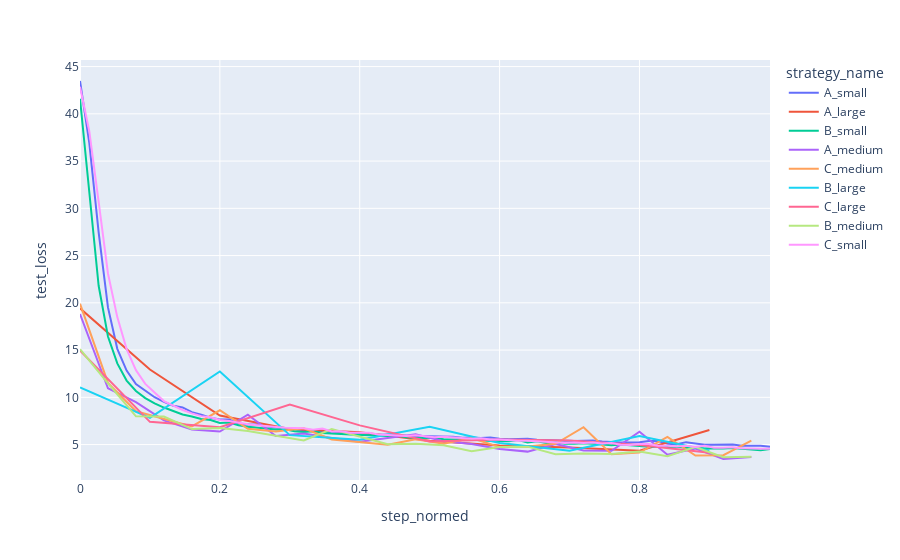

The notebook cell this image was saved under:
### Code cell
px.line(losses_df, x='step_normed', y='test_loss', color='strategy_name')

### Figure 1 — Plotly figure (JSON) as saved in the notebook; plotly's stock layout.template omitted (floating-point values rounded to 4 significant figures)
{"data": [{"hovertemplate": "strategy_name=A_small<br>step_normed=%{x}<br>test_loss=%{y}<extra></extra>", "legendgroup": "A_small", "line": {"color": "#636efa", "dash": "solid"}, "marker": {"symbol": "circle"}, "mode": "lines", "name": "A_small", "orientation": "v", "showlegend": true, "type": "scatter", "x": [0, 0.01333, 0.02667, 0.04, 0.05333, 0.06667, 0.08, 0.09333, 0.1067, 0.12, 0.1333, 0.1467, 0.16, 0.1733, 0.1867, 0.2, 0.2133, 0.2267, 0.24, 0.2533, 0.2667, 0.28, 0.2933, 0.3067, 0.32, 0.3333, 0.3467, 0.36, 0.3733, 0.3867, 0.4, 0.4133, 0.4267, 0.44, 0.4533, 0.4667, 0.48, 0.4933, 0.5067, 0.52, 0.5333, 0.5467, 0.56, 0.5733, 0.5867, 0.6, 0.6133, 0.6267, 0.64, 0.6533, 0.6667, 0.68, 0.6933, 0.7067, 0.72, 0.7333, 0.7467, 0.76, 0.7733, 0.7867, 0.8, 0.8133, 0.8267, 0.84, 0.8533, 0.8667, 0.88, 0.8933, 0.9067, 0.92, 0.9333, 0.9467, 0.96, 0.9733, 0.9867], "xaxis": "x", "y": [43.47, 36.89, 27.46, 19.52, 15.13, 12.83, 11.41, 10.68, 10.01, 9.528, 9.115, 8.927, 8.431, 8.155, 7.837, 7.656, 7.649, 7.238, 7.12, 7.125, 6.909, 6.803, 6.755, 6.614, 6.529, 6.503, 6.367, 6.354, 6.282, 6.24, 6.218, 6.128, 6.041, 6.066, 5.975, 5.927, 5.898, 5.868, 5.851, 5.784, 5.831, 5.713, 5.746, 5.696, 5.738, 5.628, 5.557, 5.589, 5.61, 5.516, 5.472, 5.47, 5.391, 5.377, 5.412, 5.427, 5.334, 5.243, 5.229, 5.228, 5.258, 5.377, 5.37, 5.079, 5.048, 5.259, 5.11, 4.992, 4.971, 4.976, 5.004, 4.872, 4.884, 4.873, 4.774], "yaxis": "y"}, {"hovertemplate": "strategy_name=A_large<br>step_normed=%{x}<br>test_loss=%{y}<extra></extra>", "legendgroup": "A_large", "line": {"color": "#EF553B", "dash": "solid"}, "marker": {"symbol": "circle"}, "mode": "lines", "name": "A_large", "orientation": "v", "showlegend": true, "type": "scatter", "x": [0, 0.1, 0.2, 0.3, 0.4, 0.5, 0.6, 0.7, 0.8, 0.9], "xaxis": "x", "y": [19.42, 12.94, 8.072, 6.653, 6.315, 5.397, 4.893, 4.683, 4.356, 6.535], "yaxis": "y"}, {"hovertemplate": "strategy_name=B_small<br>step_normed=%{x}<br>test_loss=%{y}<extra></extra>", "legendgroup": "B_small", "line": {"color": "#00cc96", "dash": "solid"}, "marker": {"symbol": "circle"}, "mode": "lines", "name": "B_small", "orientation": "v", "showlegend": true, "type": "scatter", "x": [0, 0.01333, 0.02667, 0.04, 0.05333, 0.06667, 0.08, 0.09333, 0.1067, 0.12, 0.1333, 0.1467, 0.16, 0.1733, 0.1867, 0.2, 0.2133, 0.2267, 0.24, 0.2533, 0.2667, 0.28, 0.2933, 0.3067, 0.32, 0.3333, 0.3467, 0.36, 0.3733, 0.3867, 0.4, 0.4133, 0.4267, 0.44, 0.4533, 0.4667, 0.48, 0.4933, 0.5067, 0.52, 0.5333, 0.5467, 0.56, 0.5733, 0.5867, 0.6, 0.6133, 0.6267, 0.64, 0.6533, 0.6667, 0.68, 0.6933, 0.7067, 0.72, 0.7333, 0.7467, 0.76, 0.7733, 0.7867, 0.8, 0.8133, 0.8267, 0.84, 0.8533, 0.8667, 0.88, 0.8933, 0.9067, 0.92, 0.9333, 0.9467, 0.96, 0.9733, 0.9867], "xaxis": "x", "y": [41.59, 32.0, 21.8, 16.44, 13.59, 11.77, 10.67, 9.925, 9.37, 8.919, 8.512, 8.178, 7.98, 7.703, 7.599, 7.279, 7.334, 7.052, 6.879, 6.775, 6.731, 6.607, 6.628, 6.421, 6.342, 6.416, 6.227, 6.212, 6.13, 6.07, 6.008, 5.997, 5.929, 5.9, 5.964, 5.765, 5.694, 5.71, 5.689, 5.568, 5.559, 5.555, 5.509, 5.453, 5.383, 5.413, 5.364, 5.475, 5.231, 5.35, 5.172, 5.208, 5.077, 5.1, 5.138, 5.089, 5.02, 4.937, 5.002, 4.901, 4.88, 4.775, 4.806, 4.735, 4.771, 4.655, 4.71, 4.592, 4.621, 4.582, 4.642, 4.572, 4.457, 4.408, 4.539], "yaxis": "y"}, {"hovertemplate": "strategy_name=A_medium<br>step_normed=%{x}<br>test_loss=%{y}<extra></extra>", "legendgroup": "A_medium", "line": {"color": "#ab63fa", "dash": "solid"}, "marker": {"symbol": "circle"}, "mode": "lines", "name": "A_medium", "orientation": "v", "showlegend": true, "type": "scatter", "x": [0, 0.04, 0.08, 0.12, 0.16, 0.2, 0.24, 0.28, 0.32, 0.36, 0.4, 0.44, 0.48, 0.52, 0.56, 0.6, 0.64, 0.68, 0.72, 0.76, 0.8, 0.84, 0.88, 0.92, 0.96], "xaxis": "x", "y": [18.82, 10.96, 9.493, 7.566, 6.586, 6.378, 8.173, 5.912, 6.166, 5.691, 5.305, 5.714, 6.099, 5.344, 5.053, 4.533, 4.256, 5.057, 4.381, 4.341, 6.364, 3.926, 4.573, 3.475, 3.674], "yaxis": "y"}, {"hovertemplate": "strategy_name=C_medium<br>step_normed=%{x}<br>test_loss=%{y}<extra></extra>", "legendgroup": "C_medium", "line": {"color": "#FFA15A", "dash": "solid"}, "marker": {"symbol": "circle"}, "mode": "lines", "name": "C_medium", "orientation": "v", "showlegend": true, "type": "scatter", "x": [0, 0.04, 0.08, 0.12, 0.16, 0.2, 0.24, 0.28, 0.32, 0.36, 0.4, 0.44, 0.48, 0.52, 0.56, 0.6, 0.64, 0.68, 0.72, 0.76, 0.8, 0.84, 0.88, 0.92, 0.96], "xaxis": "x", "y": [19.92, 11.53, 8.523, 7.741, 6.916, 8.633, 6.67, 6.389, 6.726, 5.542, 5.226, 4.981, 5.562, 5.079, 5.683, 4.733, 4.804, 5.09, 6.834, 3.971, 4.155, 5.808, 3.846, 3.876, 5.408], "yaxis": "y"}, {"hovertemplate": "strategy_name=B_large<br>step_normed=%{x}<br>test_loss=%{y}<extra></extra>", "legendgroup": "B_large", "line": {"color": "#19d3f3", "dash": "solid"}, "marker": {"symbol": "circle"}, "mode": "lines", "name": "B_large", "orientation": "v", "showlegend": true, "type": "scatter", "x": [0, 0.1, 0.2, 0.3, 0.4, 0.5, 0.6, 0.7, 0.8, 0.9], "xaxis": "x", "y": [11.05, 7.832, 12.74, 6.001, 5.504, 6.875, 5.161, 4.346, 5.904, 4.366], "yaxis": "y"}, {"hovertemplate": "strategy_name=C_large<br>step_normed=%{x}<br>test_loss=%{y}<extra></extra>", "legendgroup": "C_large", "line": {"color": "#FF6692", "dash": "solid"}, "marker": {"symbol": "circle"}, "mode": "lines", "name": "C_large", "orientation": "v", "showlegend": true, "type": "scatter", "x": [0, 0.1, 0.2, 0.3, 0.4, 0.5, 0.6, 0.7, 0.8, 0.9], "xaxis": "x", "y": [14.96, 7.405, 6.848, 9.245, 7.035, 5.318, 5.551, 5.444, 4.953, 4.128], "yaxis": "y"}, {"hovertemplate": "strategy_name=B_medium<br>step_normed=%{x}<br>test_loss=%{y}<extra></extra>", "legendgroup": "B_medium", "line": {"color": "#B6E880", "dash": "solid"}, "marker": {"symbol": "circle"}, "mode": "lines", "name": "B_medium", "orientation": "v", "showlegend": true, "type": "scatter", "x": [0, 0.04, 0.08, 0.12, 0.16, 0.2, 0.24, 0.28, 0.32, 0.36, 0.4, 0.44, 0.48, 0.52, 0.56, 0.6, 0.64, 0.68, 0.72, 0.76, 0.8, 0.84, 0.88, 0.92, 0.96], "xaxis": "x", "y": [15.09, 11.48, 7.995, 7.96, 6.645, 6.749, 6.43, 5.919, 5.445, 6.636, 5.826, 5.032, 5.085, 4.927, 4.293, 4.737, 4.781, 3.972, 4.063, 4.009, 4.263, 3.768, 4.745, 3.653, 3.707], "yaxis": "y"}, {"hovertemplate": "strategy_name=C_small<br>step_normed=%{x}<br>test_loss=%{y}<extra></extra>", "legendgroup": "C_small", "line": {"color": "#FF97FF", "dash": "solid"}, "marker": {"symbol": "circle"}, "mode": "lines", "name": "C_small", "orientation": "v", "showlegend": true, "type": "scatter", "x": [0, 0.01333, 0.02667, 0.04, 0.05333, 0.06667, 0.08, 0.09333, 0.1067, 0.12, 0.1333, 0.1467, 0.16, 0.1733, 0.1867, 0.2, 0.2133, 0.2267, 0.24, 0.2533, 0.2667, 0.28, 0.2933, 0.3067, 0.32, 0.3333, 0.3467, 0.36, 0.3733, 0.3867, 0.4, 0.4133, 0.4267, 0.44, 0.4533, 0.4667, 0.48, 0.4933, 0.5067, 0.52, 0.5333, 0.5467, 0.56, 0.5733, 0.5867, 0.6, 0.6133, 0.6267, 0.64, 0.6533, 0.6667, 0.68, 0.6933, 0.7067, 0.72, 0.7333, 0.7467, 0.76, 0.7733, 0.7867, 0.8, 0.8133, 0.8267, 0.84, 0.8533, 0.8667, 0.88, 0.8933, 0.9067, 0.92, 0.9333, 0.9467, 0.96, 0.9733, 0.9867], "xaxis": "x", "y": [42.88, 38.13, 30.68, 23.1, 18.49, 15.1, 12.88, 11.43, 10.5, 9.602, 9.113, 8.658, 8.298, 8.011, 7.89, 7.605, 7.496, 7.293, 7.143, 7.056, 6.953, 6.92, 6.774, 6.763, 6.739, 6.583, 6.692, 6.388, 6.418, 6.248, 6.213, 6.252, 6.078, 6.003, 5.988, 5.906, 5.982, 5.856, 5.783, 5.823, 5.757, 5.676, 5.627, 5.664, 5.545, 5.543, 5.437, 5.406, 5.398, 5.34, 5.32, 5.217, 5.179, 5.215, 5.169, 5.214, 5.126, 5.17, 4.995, 4.959, 5.065, 5.052, 4.88, 4.871, 4.797, 4.878, 4.734, 4.878, 4.677, 4.673, 4.706, 4.618, 4.566, 4.571, 4.567], "yaxis": "y"}], "layout": {"legend": {"title": {"text": "strategy_name"}, "tracegroupgap": 0}, "margin": {"t": 60}, "xaxis": {"anchor": "y", "domain": [0, 1], "title": {"text": "step_normed"}}, "yaxis": {"anchor": "x", "domain": [0, 1], "title": {"text": "test_loss"}}}}
